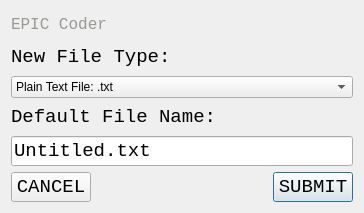
<?xml version="1.0" encoding="UTF-8"?>
<ui version="4.0">
 <author>Travis L. Seymour. PhD</author>
 <class>formNewFile</class>
 <widget class="QWidget" name="formNewFile">
  <property name="geometry">
   <rect>
    <x>0</x>
    <y>0</y>
    <width>364</width>
    <height>213</height>
   </rect>
  </property>
  <property name="windowTitle">
   <string>Specify New File Type</string>
  </property>
  <layout class="QGridLayout" name="gridLayout">
   <item row="0" column="0">
    <layout class="QVBoxLayout" name="verticalLayout">
     <item>
      <widget class="QLabel" name="label_2">
       <property name="font">
        <font>
         <family>Consolas</family>
         <pointsize>12</pointsize>
        </font>
       </property>
       <property name="styleSheet">
        <string notr="true">color: rgb(154, 153, 150);</string>
       </property>
       <property name="text">
        <string>EPIC Coder</string>
       </property>
      </widget>
     </item>
     <item>
      <widget class="QLabel" name="label">
       <property name="font">
        <font>
         <family>Consolas</family>
         <pointsize>14</pointsize>
        </font>
       </property>
       <property name="text">
        <string>New File Type:</string>
       </property>
      </widget>
     </item>
     <item>
      <widget class="QComboBox" name="comboBoxFileType">
       <item>
        <property name="text">
         <string>Plain Text File: .txt</string>
        </property>
       </item>
       <item>
        <property name="text">
         <string>EPIC Production Rule File: .prs</string>
        </property>
       </item>
       <item>
        <property name="text">
         <string>C++ Code File: .cpp</string>
        </property>
       </item>
       <item>
        <property name="text">
         <string>C++ Header File: . h</string>
        </property>
       </item>
       <item>
        <property name="text">
         <string>Python Source File: .py</string>
        </property>
       </item>
       <item>
        <property name="text">
         <string/>
        </property>
       </item>
      </widget>
     </item>
     <item>
      <widget class="QLabel" name="label_3">
       <property name="font">
        <font>
         <family>Consolas</family>
         <pointsize>14</pointsize>
        </font>
       </property>
       <property name="text">
        <string>Default File Name:</string>
       </property>
      </widget>
     </item>
     <item>
      <widget class="QLineEdit" name="lineEditDefaultFileName">
       <property name="font">
        <font>
         <family>Consolas</family>
         <pointsize>14</pointsize>
        </font>
       </property>
       <property name="text">
        <string>Untitled.txt</string>
       </property>
      </widget>
     </item>
     <item>
      <layout class="QHBoxLayout" name="horizontalLayout">
       <item>
        <widget class="QPushButton" name="pushButtonCancel">
         <property name="font">
          <font>
           <family>Consolas</family>
           <pointsize>14</pointsize>
          </font>
         </property>
         <property name="text">
          <string>CANCEL</string>
         </property>
        </widget>
       </item>
       <item>
        <spacer name="horizontalSpacer">
         <property name="orientation">
          <enum>Qt::Horizontal</enum>
         </property>
         <property name="sizeHint" stdset="0">
          <size>
           <width>40</width>
           <height>20</height>
          </size>
         </property>
        </spacer>
       </item>
       <item>
        <widget class="QPushButton" name="pushButtonSubmit">
         <property name="font">
          <font>
           <family>Consolas</family>
           <pointsize>14</pointsize>
          </font>
         </property>
         <property name="text">
          <string>SUBMIT</string>
         </property>
         <property name="autoDefault">
          <bool>true</bool>
         </property>
         <property name="default">
          <bool>true</bool>
         </property>
        </widget>
       </item>
      </layout>
     </item>
    </layout>
   </item>
  </layout>
 </widget>
 <resources/>
 <connections/>
</ui>
